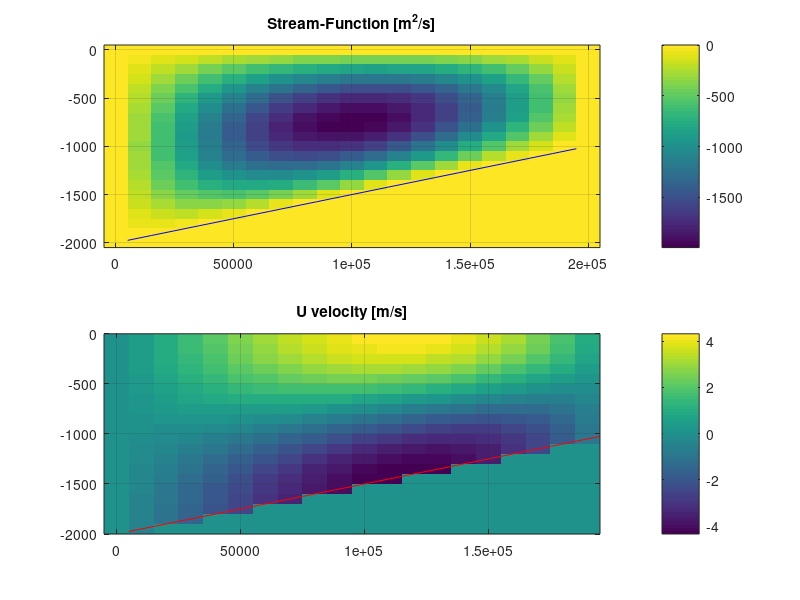
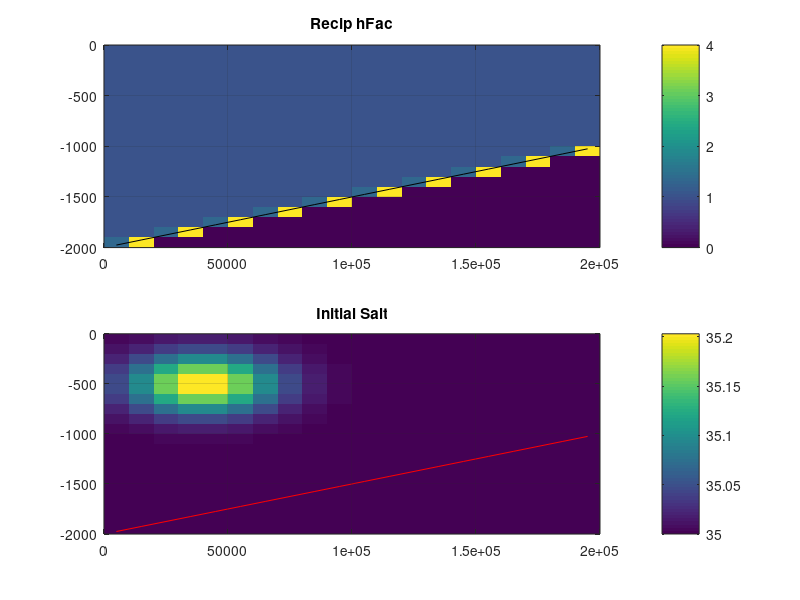

Here is the MATLAB script that generated these plots, in order:
% This is a matlab script that generates the input data
prec='real*8';
ieee='b';
w2file=1; %- do write to file (1=y/0=no)

%- Dimensions of grid
nx=20;
ny=1;
nz=20;

%- Horizontal & vertical resolution (m):
dx=1.e4; dy=dx; dz=1.e2;
% full size of the domain:
Lx=nx*dx;
H=nz*dz ;

%- grid point coordinate :
xf=[0:nx]*dx;
xc=(xf(1:nx)+xf(2:nx+1))/2;
zc=-dz/2:-dz:-H;
zf=0:-dz:-H;

wf=' write file: ';
%- bathymetry :
zb=-H*ones(nx,1); zT=0.;
zb=-H*(1.-xc'/Lx/2);

if w2file,
 bname='bathy_slope.bin';
 fid=fopen(bname,'w',ieee); fwrite(fid,zb,prec); fclose(fid);
 fprintf([wf,bname,'\n']);
end

%- partial cell filling (hFac):
hFac=ones(nx,1)*zf(1,[2:nz+1]);
hFac=max(hFac,zb*ones(1,nz));
hFac=ones(nx,1)*zf(1,[1:nz])-hFac;
hFac=hFac/dz; hFac=max(0,hFac);

%- add 1 layer of dry grid-points at the top: un-comment/comment out next line:
% zT=-dz; hFac(:,1)=0.;
zTop=zT*ones(nx,1);

if w2file && zT ~=0. ,
 bname='top_boundary.bin';
 fid=fopen(bname,'w',ieee); fwrite(fid,zTop,prec); fclose(fid);
 fprintf([wf,bname,'\n']);
end

rhFc=reshape(hFac,[nx*nz 1]);
[IK]=find(rhFc > 0); rhFc(IK)=1./rhFc(IK);
rhFc=reshape(rhFc,[nx nz]);

%- horizontal flow field is defined from stream-function psi :
psi=zeros(nx+1,nz+1);
psi1=sin(pi*xf'/Lx)*ones(1,nz+1);
zu=zeros(nx+1,1); zu(2:nx)=max(zb(2:nx),zb(1:nx-1));
rHu=zeros(nx+1,1); rHu(2:nx)=1./(zT-zu(2:nx));
 psi2=ones(nx+1,1)*zf-zT;
 psi2=psi2.*(rHu*ones(1,nz+1));
 psi2=sin(pi*psi2); psi2=min(psi2,0.);
psi=H*psi1.*psi2;

uTrans=psi(:,[1:nz])-psi(:,[2:nz+1]);
u0=uTrans(1:nx,:).*rhFc/dz; %-- since slope is > 0, we can use 1/hFacC @ U-point

%- add small, vertically uniform, divergent component:
ud=psi1(:,1).*rHu;
ud=ud*H/160.;
u1=ud(1:nx,1)*ones(1,nz);
u1(find(hFac==0.))=0.;

if w2file,
 uname='Uvel.bin';
 fid=fopen(uname,'w',ieee); fwrite(fid,u0,prec); fclose(fid);
 fprintf([wf,uname,'\n']);
 uname='Udiv.bin';
 fid=fopen(uname,'w',ieee); fwrite(fid,u0+u1,prec); fclose(fid);
 fprintf([wf,uname,'\n']);
end

%- Initial Temperature : Gaussian bump :
t0=zeros(nx,nz);
%  position of the center
xM=xf(5); zM=zf(6-zT/dz);
%  size of the patch
dX=2*dx; dH=2*dz;
%  amplitude:
tA=exp(-0.5*(35/20)^2);
%
r1=(xc'-xM)/dX; r2=(zc-zM)/dH;
r1=r1.*r1; r2=r2.*r2;
rD=r1*ones(1,nz)+ones(nx,1)*r2;
t0=tA*exp(-rD/2);
%-- add 35 to look like salinity:
s1=35+t0;

if w2file,
 tname='Tini_G.bin';
 fid=fopen(tname,'w',ieee); fwrite(fid,t0,prec); fclose(fid);
 fprintf([wf,tname,'\n']);
 sname='Sini_G.bin';
 fid=fopen(sname,'w',ieee); fwrite(fid,s1,prec); fclose(fid);
 fprintf([wf,sname,'\n']);
end

%return

%- make plots to check:
figure(1);clf;
 subplot(211)
%imagesc(xf,zf,psi2'); set(gca,'YDir','normal'); colorbar;
 imagesc(xf,zf,psi'); set(gca,'YDir','normal'); colorbar;
 hold on ; plot(xc,zb,'b-'); hold off ; grid
 title('Stream-Function [m^2/s]');
 subplot(212)
%imagesc(xf(1:nx),zc,u1'); set(gca,'YDir','normal'); colorbar;
 imagesc(xf(1:nx),zc,u0'); set(gca,'YDir','normal'); colorbar;
 hold on ; plot(xc,zb,'r-'); hold off ; grid
 title('U velocity [m/s]');

figure(2);clf;
 subplot(211)
 imagesc(xc,zc,rhFc'); set(gca,'YDir','normal'); colorbar;
 hold on ; plot(xc,zb,'k-'); hold off ; grid
 title('Recip hFac');
 subplot(212)
 var=t0; titv='Theta';
 var=s1; titv='Salt';
 imagesc(xc,zc,var'); set(gca,'YDir','normal'); colorbar;
 hold on ; plot(xc,zb,'r-'); hold off ; grid
 title(['Initial ',titv]);

return
